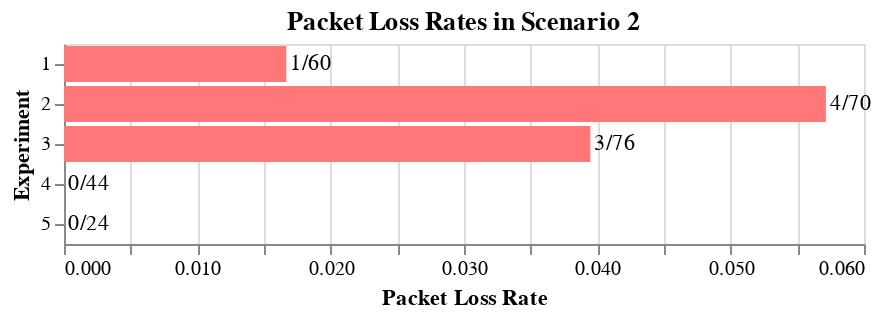

Write notebook code for a chart like this one.
### Code cell
base = alt.Chart(success_stats.reset_index(), title="Packet Loss Rates in Scenario 2").transform_calculate(
    frac="datum.LOST_TRANSMISSIONS + '/' + datum.TRANSMISSIONS"
).encode(
    x=alt.Y("LOSS_RATE:Q", title="Packet Loss Rate"),
    y=alt.Y("EXPERIMENT:O", title="Experiment"),
    text="frac:N"
)

PL_Chart = base.mark_bar(color="#FF7777") + base.mark_text(align='left', dx=2)
PL_Chart

### Figure 1 — Vega-Lite specification as saved in the notebook (floating-point values rounded to 4 significant figures)
{"config": {"view": {"continuousWidth": 400, "continuousHeight": 300}}, "layer": [{"mark": {"type": "bar", "color": "#FF7777"}, "encoding": {"text": {"field": "frac", "type": "nominal"}, "x": {"field": "LOSS_RATE", "title": "Packet Loss Rate", "type": "quantitative"}, "y": {"field": "EXPERIMENT", "title": "Experiment", "type": "ordinal"}}, "title": "Packet Loss Rates in Scenario 2", "transform": [{"calculate": "datum.LOST_TRANSMISSIONS + '/' + datum.TRANSMISSIONS", "as": "frac"}]}, {"mark": {"type": "text", "align": "left", "dx": 2}, "encoding": {"text": {"field": "frac", "type": "nominal"}, "x": {"field": "LOSS_RATE", "title": "Packet Loss Rate", "type": "quantitative"}, "y": {"field": "EXPERIMENT", "title": "Experiment", "type": "ordinal"}}, "title": "Packet Loss Rates in Scenario 2", "transform": [{"calculate": "datum.LOST_TRANSMISSIONS + '/' + datum.TRANSMISSIONS", "as": "frac"}]}], "data": {"name": "data-348cbd41f4935013b89562d6dbe87f2a"}, "$schema": "https://vega.github.io/schema/vega-lite/v4.17.0.json", "datasets": {"data-348cbd41f4935013b89562d6dbe87f2a": [{"EXPERIMENT": 1, "ACKED_TRANSMISSIONS": 59, "TRANSMISSIONS": 60, "LOST_TRANSMISSIONS": 1, "LOSS_RATE": 0.01667}, {"EXPERIMENT": 2, "ACKED_TRANSMISSIONS": 66, "TRANSMISSIONS": 70, "LOST_TRANSMISSIONS": 4, "LOSS_RATE": 0.05714}, {"EXPERIMENT": 3, "ACKED_TRANSMISSIONS": 73, "TRANSMISSIONS": 76, "LOST_TRANSMISSIONS": 3, "LOSS_RATE": 0.03947}, {"EXPERIMENT": 4, "ACKED_TRANSMISSIONS": 44, "TRANSMISSIONS": 44, "LOST_TRANSMISSIONS": 0, "LOSS_RATE": 0.0}, {"EXPERIMENT": 5, "ACKED_TRANSMISSIONS": 24, "TRANSMISSIONS": 24, "LOST_TRANSMISSIONS": 0, "LOSS_RATE": 0.0}]}}
